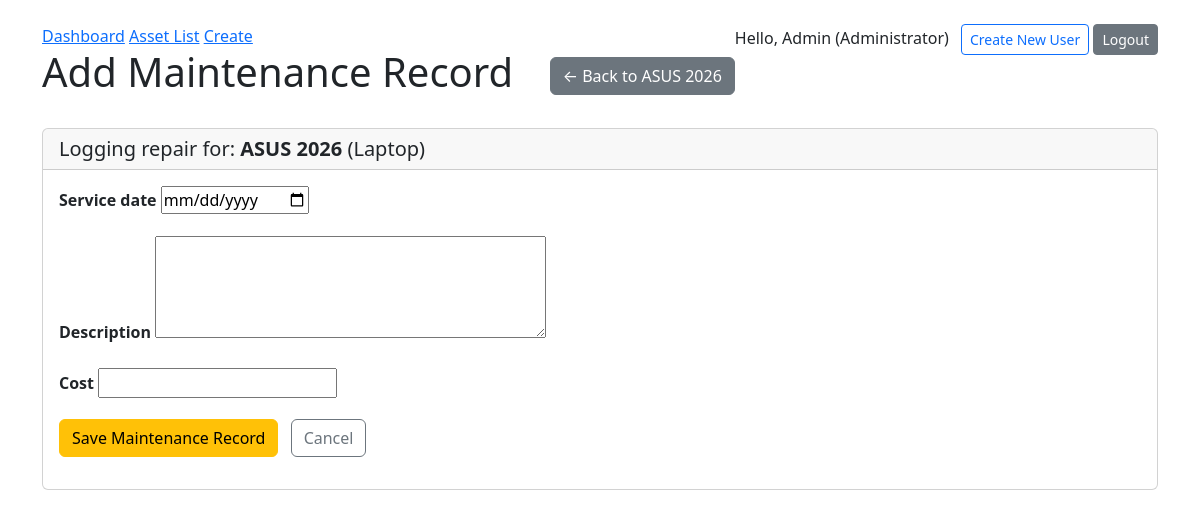
/1/maintenance/add/ (signed in), run on the app's committed database.
### assets/models.py (models this page shows, shortened)
class User(AbstractUser):
    ROLE_CHOICES = (
        ('ADMIN', 'Administrator'),
        ('MANAGER', 'Manager'),
        ('EMPLOYEE', 'Employee'),
    )
    role = models.CharField(max_length=20, choices=ROLE_CHOICES, default='EMPLOYEE')
    @property
    def is_manager_or_admin(self):
        return self.role in ['ADMIN', 'MANAGER'] or self.is_superuser

class TimeStampedModel(models.Model):
    created_at = models.DateTimeField(auto_now_add=True)
    updated_at = models.DateTimeField(auto_now=True)
    class Meta:
        abstract = True

class Asset(TimeStampedModel):
    ASSET_TYPES = (
        ('LAPTOP', 'Laptop'),
        ('MONITOR', 'Monitor'),
        ('PHONE', 'Phone'),
        ('FURNITURE', 'Furniture'),
    )
    name = models.CharField(max_length=100)
    asset_type = models.CharField(max_length=20, choices=ASSET_TYPES)
    cost = models.DecimalField(max_digits=10, decimal_places=2)
    assigned_to = models.ForeignKey(User, on_delete=models.SET_NULL, null=True, blank=True, related_name='assets')
    history = HistoricalRecords()

### assets/views.py (the view, shortened to what this page needs)
# urls.py: path('<int:pk>/maintenance/add/', AddMaintenanceLogView.as_view(), name='add-maintenance-log'),
class AddMaintenanceLogView(LoginRequiredMixin, View):
    template_name = 'assets/add_maintenance_log.html'
    def get(self, request, pk):
        from django.shortcuts import render
        asset = get_object_or_404(Asset, pk=pk)
        form = MaintenanceLogForm()
        return render(request, self.template_name, {'form': form, 'asset': asset})

### assets/forms.py
class MaintenanceLogForm(forms.ModelForm):
    class Meta:
        model = MaintenanceLog
        fields = ['service_date', 'description', 'cost']
        widgets = {
            'service_date': forms.DateInput(attrs={'type': 'date'}),
            'description': forms.Textarea(attrs={'rows': 4}),
        }

### assets/templates/assets/add_maintenance_log.html (shortened to what this page needs)
﻿{% extends "assets/base.html" %}
{% block content %}
<div class="d-flex justify-content-between align-items-center mb-4">
    <h1>Add Maintenance Record</h1>
    <a href="{% url 'asset-detail' asset.pk %}" class="btn btn-secondary">&larr; Back to {{ asset.name }}</a>
</div>
<div class="card">
    <div class="card-header">
        <h5 class="mb-0">
            Logging repair for: <strong>{{ asset.name }}</strong> ({{ asset.get_asset_type_display }})
        </h5>
    </div>
    <div class="card-body">
        <form method="POST">
            {% for field in form %}
            <div class="mb-3">
                <label for="{{ field.id_for_label }}" class="form-label fw-bold">{{ field.label }}</label>
                {{ field }}
            </div>
            {% endfor %}
            <button type="submit" class="btn btn-warning">Save Maintenance Record</button>
            <a href="{% url 'asset-detail' asset.pk %}" class="btn btn-outline-secondary ms-2">Cancel</a>
        </form>
    </div>
</div>
{% endblock %}

### assets/templates/assets/base.html (shortened to what this page needs)
<!DOCTYPE html>
<html>
<head>
    <link href="https://cdn.jsdelivr.net/npm/bootstrap@5.3.8/dist/css/bootstrap.min.css" rel="stylesheet">
</head>
<body class="container">
    <nav>
        <a href="{% url 'dashboard' %}">Dashboard</a>
        <a href="{% url 'asset-list' %}">Asset List</a>
        <a href="{% url 'asset-create' %}">Create</a>
        <div style="float:right">
            {% if user.is_authenticated %}
                <span>Hello, {{ user.username }} ({{ user.get_role_display }})</span>
                {% if user.is_manager_or_admin %}
                    <a href="{% url "register" %}" class="btn btn-outline-primary btn-sm ms-2">Create New User</a>
                {% endif %}
                <form action="{% url "logout" %}" method="post" style="display:inline">
                    <button type="submit" class="btn btn-secondary btn-sm">Logout</button>
                </form>
            {% else %}
                <a href="{% url 'login' %}" class="btn btn-primary btn-sm">Login</a>
            {% endif %}
        </div>
    </nav>
    {% block content %}{% endblock %}
</body>
</html>

### data on the page
User: username "Admin", role "Administrator"
Asset: name "ASUS 2026", asset_type "Laptop"

### other printed values
{{ field.label }} "Service date" "Description" "Cost"
